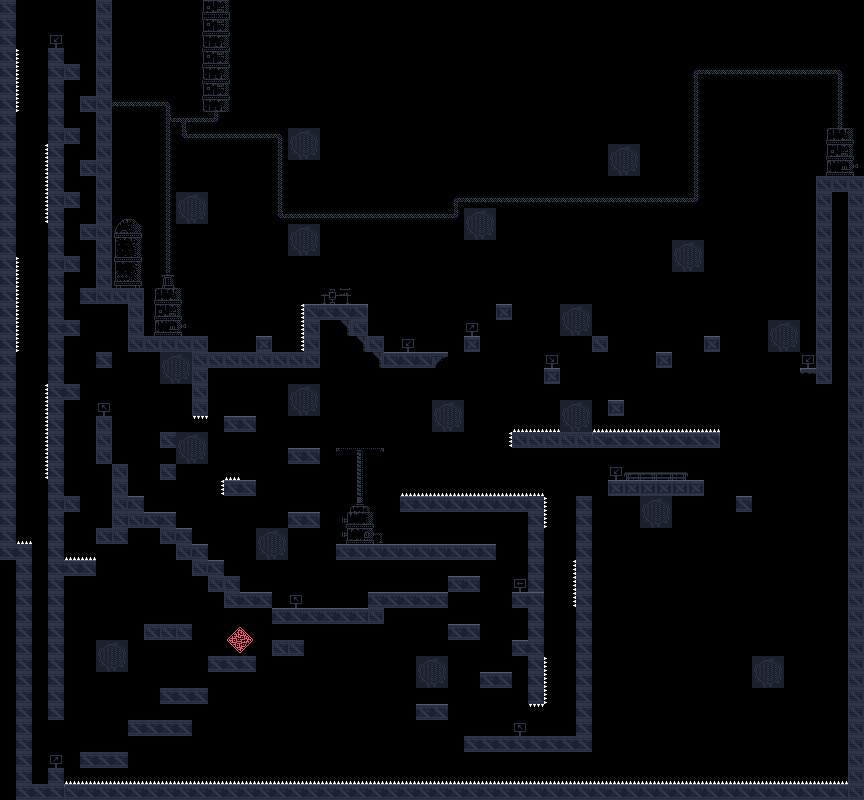

Rendered tile map (Tiled .tmx) drawn with the repository's tilesets; below, a short description and the full map source, tile grids included:
An orthogonal 54x50 tile map with 16x16 px tiles, 1 tile layer (Слой тайлов 1).

<map version="1.4" tiledversion="1.4.3" orientation="orthogonal" renderorder="right-down" width="54" height="50" tilewidth="16" tileheight="16" infinite="0" nextlayerid="2" nextobjectid="1">
 <tileset firstgid="1" source="industrial.v2.tsx" />
 <layer id="1" name="Слой тайлов 1" width="54" height="50">
  <data encoding="csv">
21,0,0,0,0,0,54,0,0,0,0,0,371,372,373,0,0,0,0,0,0,0,0,0,0,0,0,0,0,0,0,0,0,0,0,0,0,0,0,0,0,0,0,0,0,0,0,0,0,0,0,0,0,0,
21,0,0,0,0,0,54,0,0,0,0,0,1073742195,1073742196,1073742197,0,0,0,0,0,0,0,0,0,0,0,0,0,0,0,527,528,0,0,0,0,0,0,0,0,0,0,0,0,0,0,0,0,0,0,0,0,0,0,
21,0,0,145,0,0,54,0,0,0,0,0,1073742163,1073742164,1073742165,0,0,0,0,0,0,0,0,0,0,0,0,0,0,0,559,560,0,0,0,0,0,0,0,0,0,0,0,0,0,0,0,0,0,0,0,0,0,0,
21,2684354637,0,21,0,0,54,0,0,0,0,0,1073742195,1073742196,1073742197,0,0,0,0,0,0,0,0,0,0,0,0,0,0,0,0,0,0,0,0,0,0,0,0,0,0,0,0,0,0,0,0,0,0,0,0,0,0,0,
21,2684354637,0,21,20,0,54,0,0,0,0,0,1073742163,1073742164,1073742165,0,0,0,0,0,0,0,0,0,0,0,0,0,0,0,0,0,0,0,0,0,0,0,0,0,0,0,0,73,74,74,74,74,74,74,74,74,76,0,
21,2684354637,0,21,0,0,54,0,0,0,0,0,1073742195,1073742196,1073742197,0,0,0,0,0,0,0,0,0,0,0,0,0,0,0,0,0,0,0,0,0,0,0,0,0,0,0,0,105,0,0,0,0,0,0,0,0,105,0,
21,2684354637,0,21,0,20,54,74,74,74,76,0,1073742163,1073742164,1073742165,0,0,0,0,0,0,0,0,0,0,527,528,0,0,0,0,0,0,0,0,0,0,0,0,0,0,0,0,105,0,0,0,0,0,0,0,0,105,0,
21,0,0,21,0,0,54,0,0,0,106,107,138,139,0,0,0,0,0,0,0,0,0,0,0,559,560,0,0,0,0,0,0,0,0,0,0,0,0,0,0,0,0,105,0,0,0,0,0,0,0,0,105,0,
21,0,0,21,20,0,54,0,0,0,105,137,138,138,138,138,138,76,66,67,0,0,0,0,0,0,0,0,0,0,0,0,0,0,0,0,0,0,0,0,0,0,0,105,0,0,0,0,0,0,0,339,340,341,
21,0,1610612813,21,0,0,54,0,0,0,105,0,0,0,0,0,0,105,98,99,0,0,0,0,0,0,0,0,0,0,0,0,0,0,0,0,0,0,66,67,0,0,0,105,0,0,0,0,0,0,0,371,372,373,
21,0,1610612813,21,0,20,54,0,0,0,105,0,0,0,0,0,0,105,0,0,0,0,0,0,0,0,0,0,0,0,0,0,0,0,0,0,0,0,98,99,0,0,0,105,0,0,0,0,0,0,0,403,404,405,
21,0,1610612813,21,0,0,54,0,0,0,105,0,0,0,0,0,0,105,0,0,0,0,0,0,0,0,0,0,0,0,0,0,0,0,0,0,0,0,0,0,0,0,0,105,0,0,0,0,0,0,0,54,54,54,
21,0,1610612813,21,20,0,54,0,0,0,105,66,67,0,0,0,0,105,0,0,0,0,0,0,0,0,0,0,73,74,74,74,74,74,74,74,74,74,74,74,74,74,74,139,0,0,0,0,0,0,0,54,0,54,
21,0,1610612813,21,0,0,54,150,151,0,105,98,99,0,0,0,0,137,138,138,138,138,138,138,138,138,138,138,139,66,67,0,0,0,0,0,0,0,0,0,0,0,0,0,0,0,0,0,0,0,0,54,0,54,
21,0,0,21,0,20,54,182,183,0,105,0,0,0,0,0,0,0,66,67,0,0,0,0,0,0,0,0,0,98,99,0,0,0,0,0,0,0,0,0,0,0,0,0,0,0,0,0,0,0,0,54,0,54,
21,0,0,21,0,0,54,214,215,0,105,0,0,0,0,0,0,0,98,99,0,0,0,0,0,0,0,0,0,0,0,0,0,0,0,0,0,0,0,0,0,0,66,67,0,0,0,0,0,0,0,54,0,54,
21,2684354637,0,21,20,0,54,246,247,0,105,0,0,0,0,0,0,0,0,0,0,0,0,0,0,0,0,0,0,0,0,0,0,0,0,0,0,0,0,0,0,0,98,99,0,0,0,0,0,0,0,54,0,54,
21,2684354637,0,21,0,0,54,278,279,0,140,0,0,0,0,0,0,0,0,0,0,0,0,0,0,0,0,0,0,0,0,0,0,0,0,0,0,0,0,0,0,0,0,0,0,0,0,0,0,0,0,54,0,54,
21,2684354637,0,21,0,21,54,54,54,339,340,341,0,0,0,0,0,0,0,0,274,275,0,0,0,0,0,0,0,0,0,0,0,0,0,0,0,0,0,0,0,0,0,0,0,0,0,0,0,0,0,54,0,54,
21,2684354637,0,21,0,0,0,0,54,371,372,373,0,0,0,0,0,0,1610612813,13,14,15,16,0,0,0,0,0,0,0,0,6,0,0,0,66,67,0,0,0,0,0,0,0,0,0,0,0,0,0,0,54,0,54,
21,2684354637,0,21,21,0,0,0,54,403,404,405,0,0,0,0,0,0,1610612813,54,0,79,54,0,0,0,0,0,0,209,0,0,0,0,0,98,99,0,0,0,0,0,0,0,0,0,0,0,66,67,0,54,0,54,
21,2684354637,0,21,0,0,0,0,54,54,54,54,54,0,0,0,6,0,1610612813,54,0,0,79,54,0,145,0,0,0,6,0,0,0,0,0,0,0,54,0,0,0,0,0,0,6,0,0,0,98,99,0,54,0,54,
21,0,0,21,0,0,21,0,0,0,66,67,54,54,54,54,54,54,54,54,0,0,0,79,15,15,15,153,0,0,0,0,0,0,177,0,0,0,0,0,0,6,0,0,0,0,0,0,0,0,145,54,0,54,
21,0,0,21,0,0,0,0,0,0,98,99,54,0,0,0,0,0,0,0,0,0,0,0,0,0,0,0,0,0,0,0,0,0,6,0,0,0,0,0,0,0,0,0,0,0,0,0,0,0,109,54,0,54,
21,0,1610612813,21,21,0,0,0,0,0,0,0,54,0,0,0,0,0,66,67,0,0,0,0,0,0,0,0,0,0,0,0,0,0,0,0,0,0,0,0,0,0,0,0,0,0,0,0,0,0,0,0,0,54,
21,0,1610612813,21,0,0,2147483857,0,0,0,0,0,54,0,0,0,0,0,98,99,0,0,0,0,0,0,0,66,67,0,0,0,0,0,0,66,67,0,6,0,0,0,0,0,0,0,0,0,0,0,0,0,0,54,
21,0,1610612813,21,0,0,54,0,0,0,0,0,1073741901,0,14,15,0,0,0,0,0,0,0,0,0,0,0,98,99,0,0,0,77,77,77,98,99,77,77,77,77,77,77,77,77,0,0,0,0,0,0,0,0,54,
21,0,1610612813,21,0,0,54,0,0,0,20,66,67,0,0,0,0,0,0,0,0,0,0,0,0,0,0,0,0,0,0,1610612813,54,54,54,54,54,13,14,15,15,15,15,15,16,0,0,0,0,0,0,0,0,54,
21,0,1610612813,21,0,0,54,0,0,0,0,98,99,0,0,0,0,0,14,15,0,81,82,83,0,0,0,0,0,0,0,0,0,0,0,0,0,0,0,0,0,0,0,0,0,0,0,0,0,0,0,0,0,54,
21,0,1610612813,21,0,0,0,54,0,0,20,0,0,0,77,0,0,0,0,0,0,0,146,0,0,0,0,0,0,0,0,0,0,0,0,0,0,0,145,1,2,3,4,0,0,0,0,0,0,0,0,0,0,54,
21,0,0,21,0,0,0,54,0,0,0,0,0,1610612813,14,15,0,0,0,0,0,0,146,0,0,77,77,77,77,77,77,77,77,77,0,0,0,0,6,6,6,6,6,6,0,0,0,0,0,0,0,0,0,54,
21,0,0,21,20,0,0,54,14,0,0,0,0,0,0,0,0,0,0,0,0,332,333,334,0,14,15,15,15,15,15,15,15,21,2684354637,0,21,0,0,0,66,67,0,0,0,0,15,0,0,0,0,0,0,54,
21,0,0,21,0,0,0,20,54,14,14,0,0,0,0,0,0,0,14,15,0,364,365,366,0,0,0,0,0,0,0,0,0,21,2684354637,0,21,0,0,0,98,99,0,0,0,0,0,0,0,0,0,0,0,54,
21,77,0,21,0,0,20,20,0,0,54,14,0,0,0,0,66,67,0,0,0,396,397,398,0,0,0,0,0,0,0,0,0,21,0,0,21,0,0,0,0,0,0,0,0,0,0,0,0,0,0,0,0,54,
21,21,0,21,77,77,0,0,0,0,0,54,14,0,0,0,98,99,0,0,0,14,15,15,15,15,15,15,15,14,15,0,0,21,0,0,21,0,0,0,0,0,0,0,0,0,0,0,527,528,0,0,0,54,
0,21,0,21,14,15,0,0,0,0,0,0,54,14,0,0,0,0,0,0,0,0,0,0,0,0,0,0,0,0,0,0,0,21,0,1610612813,21,0,0,0,0,0,0,0,0,0,0,0,559,560,0,0,0,54,
0,21,0,21,0,0,0,0,0,0,0,0,0,54,20,0,0,0,0,0,0,0,0,0,0,0,0,0,14,14,0,0,179,21,0,1610612813,21,0,0,0,0,0,0,0,0,0,0,0,0,0,0,0,0,54,
0,21,0,21,0,0,0,0,0,0,0,0,0,0,20,14,14,0,2147483857,0,0,0,0,14,14,14,14,14,0,0,0,0,14,15,0,1610612813,21,0,0,0,0,0,0,0,0,0,0,0,0,0,0,0,0,54,
0,21,0,21,0,0,0,0,0,0,0,0,0,0,0,0,0,14,15,14,14,14,14,54,0,0,0,0,0,0,0,0,0,21,0,0,21,0,0,0,0,0,0,0,0,0,0,0,0,0,0,0,0,54,
0,21,0,21,0,0,0,0,0,20,20,20,0,0,361,362,0,0,0,0,0,0,0,0,0,0,0,0,14,15,0,0,0,21,0,0,21,0,0,0,0,0,0,0,0,0,0,0,0,0,0,0,0,54,
0,21,0,21,0,0,66,67,0,0,0,0,0,0,393,394,0,20,20,0,0,0,0,0,0,0,0,0,0,0,0,0,14,21,0,0,21,0,0,0,0,0,0,0,0,0,0,0,0,0,0,0,0,54,
0,21,0,21,0,0,98,99,0,0,0,0,0,21,21,21,0,0,0,0,0,0,0,0,0,0,66,67,0,0,0,0,0,21,2684354637,0,21,0,0,0,0,0,0,0,0,0,0,66,67,0,0,0,0,54,
0,21,0,21,0,0,0,0,0,0,0,0,0,0,0,0,0,0,0,0,0,0,0,0,0,0,98,99,0,0,14,15,0,21,2684354637,0,21,0,0,0,0,0,0,0,0,0,0,98,99,0,0,0,0,54,
0,21,0,21,0,0,0,0,0,0,21,21,21,0,0,0,0,0,0,0,0,0,0,0,0,0,0,0,0,0,0,0,0,21,2684354637,0,21,0,0,0,0,0,0,0,0,0,0,0,0,0,0,0,0,54,
0,21,0,21,0,0,0,0,0,0,0,0,0,0,0,0,0,0,0,0,0,0,0,0,0,0,14,15,0,0,0,0,0,1073741901,0,0,21,0,0,0,0,0,0,0,0,0,0,0,0,0,0,0,0,54,
0,21,0,0,0,0,0,0,21,21,21,21,0,0,0,0,0,0,0,0,0,0,0,0,0,0,0,0,0,0,0,0,2147483857,0,0,0,21,0,0,0,0,0,0,0,0,0,0,0,0,0,0,0,0,54,
0,21,0,0,0,0,0,0,0,0,0,0,0,0,0,0,0,0,0,0,0,0,0,0,0,0,0,0,0,21,21,21,21,21,21,21,21,0,0,0,0,0,0,0,0,0,0,0,0,0,0,0,0,54,
0,21,0,209,0,21,21,21,0,0,0,0,0,0,0,0,0,0,0,0,0,0,0,0,0,0,0,0,0,0,0,0,0,0,0,0,0,0,0,0,0,0,0,0,0,0,0,0,0,0,0,0,0,54,
0,21,0,21,77,77,77,77,77,77,77,77,77,77,77,77,77,77,77,77,77,77,77,77,77,77,77,77,77,77,77,77,77,77,77,77,77,77,77,77,77,77,77,77,77,77,77,77,77,77,77,77,77,54,
0,21,21,21,13,14,14,14,14,14,14,14,14,14,14,14,14,14,14,14,14,14,14,14,14,14,14,14,14,14,14,14,15,15,15,15,15,15,14,15,15,15,14,15,15,15,15,15,15,15,15,15,15,54
</data>
 </layer>
</map>
